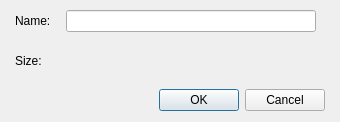
<?xml version="1.0" encoding="UTF-8"?>
<ui version="4.0">
 <class>DialogSystemFontSize</class>
 <widget class="QDialog" name="DialogSystemFontSize">
  <property name="geometry">
   <rect>
    <x>0</x>
    <y>0</y>
    <width>340</width>
    <height>122</height>
   </rect>
  </property>
  <property name="windowTitle">
   <string>Set font size...</string>
  </property>
  <layout class="QGridLayout" name="gridLayout_2">
   <property name="leftMargin">
    <number>15</number>
   </property>
   <property name="topMargin">
    <number>10</number>
   </property>
   <property name="rightMargin">
    <number>15</number>
   </property>
   <property name="bottomMargin">
    <number>10</number>
   </property>
   <item row="0" column="0">
    <layout class="QVBoxLayout" name="verticalLayout" stretch="1,0">
     <property name="spacing">
      <number>15</number>
     </property>
     <item>
      <layout class="QGridLayout" name="gridLayout" columnstretch="0,0,1">
       <item row="0" column="0">
        <widget class="QLabel" name="labelName">
         <property name="text">
          <string>Name:</string>
         </property>
        </widget>
       </item>
       <item row="0" column="1">
        <widget class="QLineEdit" name="lineEditName"/>
       </item>
       <item row="0" column="2" rowspan="2">
        <spacer name="horizontalSpacer">
         <property name="orientation">
          <enum>Qt::Horizontal</enum>
         </property>
         <property name="sizeHint" stdset="0">
          <size>
           <width>17</width>
           <height>58</height>
          </size>
         </property>
        </spacer>
       </item>
       <item row="1" column="0">
        <widget class="QLabel" name="labelSize">
         <property name="text">
          <string>Size:</string>
         </property>
        </widget>
       </item>
       <item row="1" column="1">
        <widget class="PanelPrimitiveValue" name="panelPrimitiveSize" native="true">
         <property name="minimumSize">
          <size>
           <width>250</width>
           <height>27</height>
          </size>
         </property>
         <property name="maximumSize">
          <size>
           <width>250</width>
           <height>27</height>
          </size>
         </property>
        </widget>
       </item>
      </layout>
     </item>
     <item>
      <widget class="QDialogButtonBox" name="buttonBox">
       <property name="orientation">
        <enum>Qt::Horizontal</enum>
       </property>
       <property name="standardButtons">
        <set>QDialogButtonBox::Cancel|QDialogButtonBox::Ok</set>
       </property>
      </widget>
     </item>
    </layout>
   </item>
  </layout>
 </widget>
 <customwidgets>
  <customwidget>
   <class>PanelPrimitiveValue</class>
   <extends>QWidget</extends>
   <header>panelprimitivevalue.h</header>
   <container>1</container>
  </customwidget>
 </customwidgets>
 <resources/>
 <connections>
  <connection>
   <sender>buttonBox</sender>
   <signal>accepted()</signal>
   <receiver>DialogSystemFontSize</receiver>
   <slot>accept()</slot>
   <hints>
    <hint type="sourcelabel">
     <x>248</x>
     <y>254</y>
    </hint>
    <hint type="destinationlabel">
     <x>157</x>
     <y>274</y>
    </hint>
   </hints>
  </connection>
  <connection>
   <sender>buttonBox</sender>
   <signal>rejected()</signal>
   <receiver>DialogSystemFontSize</receiver>
   <slot>reject()</slot>
   <hints>
    <hint type="sourcelabel">
     <x>316</x>
     <y>260</y>
    </hint>
    <hint type="destinationlabel">
     <x>286</x>
     <y>274</y>
    </hint>
   </hints>
  </connection>
 </connections>
</ui>
